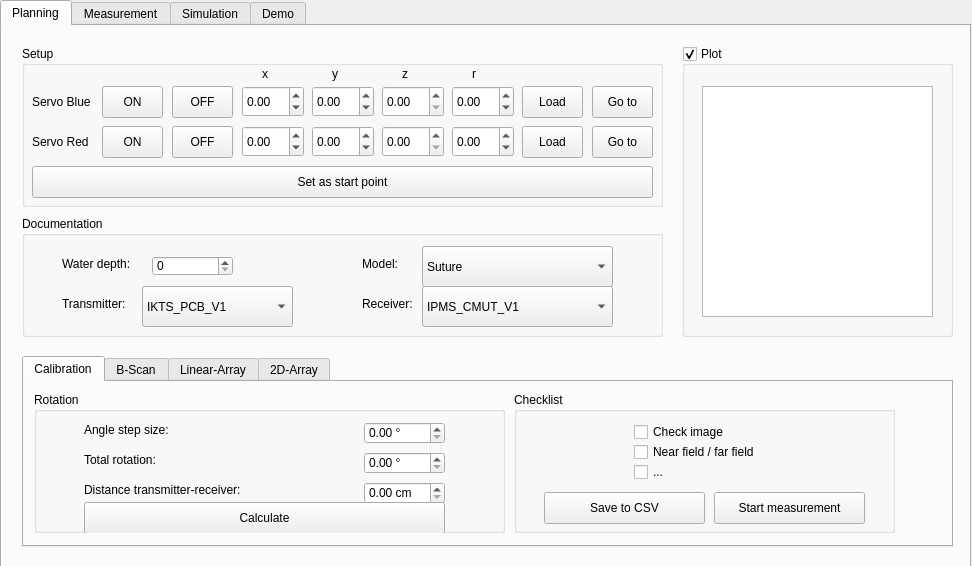
<?xml version="1.0" encoding="UTF-8"?>
<ui version="4.0">
 <class>Form</class>
 <widget class="QWidget" name="Form">
  <property name="geometry">
   <rect>
    <x>0</x>
    <y>0</y>
    <width>972</width>
    <height>566</height>
   </rect>
  </property>
  <property name="sizePolicy">
   <sizepolicy hsizetype="Expanding" vsizetype="Expanding">
    <horstretch>0</horstretch>
    <verstretch>0</verstretch>
   </sizepolicy>
  </property>
  <property name="windowTitle">
   <string>Form</string>
  </property>
  <widget class="QTabWidget" name="tab_widget">
   <property name="geometry">
    <rect>
     <x>0</x>
     <y>0</y>
     <width>971</width>
     <height>571</height>
    </rect>
   </property>
   <property name="font">
    <font>
     <strikeout>false</strikeout>
    </font>
   </property>
   <property name="cursor">
    <cursorShape>ArrowCursor</cursorShape>
   </property>
   <property name="tabPosition">
    <enum>QTabWidget::North</enum>
   </property>
   <property name="currentIndex">
    <number>0</number>
   </property>
   <property name="usesScrollButtons">
    <bool>false</bool>
   </property>
   <property name="tabBarAutoHide">
    <bool>false</bool>
   </property>
   <widget class="QWidget" name="tab_planning">
    <property name="sizePolicy">
     <sizepolicy hsizetype="Expanding" vsizetype="Expanding">
      <horstretch>0</horstretch>
      <verstretch>0</verstretch>
     </sizepolicy>
    </property>
    <attribute name="title">
     <string>Planning</string>
    </attribute>
    <widget class="QTabWidget" name="tabWidget_2">
     <property name="geometry">
      <rect>
       <x>20</x>
       <y>330</y>
       <width>931</width>
       <height>191</height>
      </rect>
     </property>
     <property name="currentIndex">
      <number>0</number>
     </property>
     <widget class="QWidget" name="tab_7">
      <attribute name="title">
       <string>Calibration</string>
      </attribute>
      <widget class="QGroupBox" name="group_rotation">
       <property name="geometry">
        <rect>
         <x>10</x>
         <y>10</y>
         <width>471</width>
         <height>141</height>
        </rect>
       </property>
       <property name="title">
        <string>Rotation</string>
       </property>
       <widget class="QLabel" name="label_7">
        <property name="geometry">
         <rect>
          <x>50</x>
          <y>30</y>
          <width>101</width>
          <height>16</height>
         </rect>
        </property>
        <property name="text">
         <string>Angle step size:</string>
        </property>
       </widget>
       <widget class="QLabel" name="label_8">
        <property name="geometry">
         <rect>
          <x>50</x>
          <y>60</y>
          <width>101</width>
          <height>16</height>
         </rect>
        </property>
        <property name="text">
         <string>Total rotation:</string>
        </property>
       </widget>
       <widget class="QLabel" name="label_9">
        <property name="geometry">
         <rect>
          <x>50</x>
          <y>90</y>
          <width>201</width>
          <height>16</height>
         </rect>
        </property>
        <property name="text">
         <string>Distance transmitter-receiver:</string>
        </property>
       </widget>
       <widget class="QDoubleSpinBox" name="rotation_angle_step_size">
        <property name="geometry">
         <rect>
          <x>330</x>
          <y>30</y>
          <width>81</width>
          <height>22</height>
         </rect>
        </property>
        <property name="suffix">
         <string> °</string>
        </property>
       </widget>
       <widget class="QDoubleSpinBox" name="rotation_total_rotation">
        <property name="geometry">
         <rect>
          <x>330</x>
          <y>60</y>
          <width>81</width>
          <height>22</height>
         </rect>
        </property>
        <property name="suffix">
         <string> °</string>
        </property>
        <property name="maximum">
         <double>360.000000000000000</double>
        </property>
       </widget>
       <widget class="QDoubleSpinBox" name="rotation_distance">
        <property name="geometry">
         <rect>
          <x>330</x>
          <y>90</y>
          <width>81</width>
          <height>22</height>
         </rect>
        </property>
        <property name="suffix">
         <string> cm</string>
        </property>
       </widget>
       <widget class="QPushButton" name="rotation_calculate">
        <property name="geometry">
         <rect>
          <x>50</x>
          <y>110</y>
          <width>361</width>
          <height>32</height>
         </rect>
        </property>
        <property name="text">
         <string>Calculate</string>
        </property>
       </widget>
      </widget>
      <widget class="QGroupBox" name="groupBox_8">
       <property name="geometry">
        <rect>
         <x>490</x>
         <y>10</y>
         <width>381</width>
         <height>141</height>
        </rect>
       </property>
       <property name="title">
        <string>Checklist</string>
       </property>
       <widget class="QCheckBox" name="checkBox">
        <property name="geometry">
         <rect>
          <x>120</x>
          <y>30</y>
          <width>161</width>
          <height>20</height>
         </rect>
        </property>
        <property name="text">
         <string>Check image</string>
        </property>
       </widget>
       <widget class="QCheckBox" name="checkBox_2">
        <property name="geometry">
         <rect>
          <x>120</x>
          <y>50</y>
          <width>161</width>
          <height>20</height>
         </rect>
        </property>
        <property name="text">
         <string>Near field / far field</string>
        </property>
       </widget>
       <widget class="QCheckBox" name="checkBox_3">
        <property name="geometry">
         <rect>
          <x>120</x>
          <y>70</y>
          <width>161</width>
          <height>20</height>
         </rect>
        </property>
        <property name="text">
         <string>...</string>
        </property>
       </widget>
       <widget class="QPushButton" name="checklist_start_measurement">
        <property name="geometry">
         <rect>
          <x>200</x>
          <y>100</y>
          <width>151</width>
          <height>32</height>
         </rect>
        </property>
        <property name="text">
         <string>Start measurement</string>
        </property>
       </widget>
       <widget class="QPushButton" name="checklist_save_csv">
        <property name="geometry">
         <rect>
          <x>30</x>
          <y>100</y>
          <width>161</width>
          <height>32</height>
         </rect>
        </property>
        <property name="text">
         <string>Save to CSV</string>
        </property>
       </widget>
      </widget>
     </widget>
     <widget class="QWidget" name="tab_8">
      <attribute name="title">
       <string>B-Scan</string>
      </attribute>
     </widget>
     <widget class="QWidget" name="tab_9">
      <attribute name="title">
       <string>Linear-Array</string>
      </attribute>
     </widget>
     <widget class="QWidget" name="tab_10">
      <attribute name="title">
       <string>2D-Array</string>
      </attribute>
     </widget>
    </widget>
    <widget class="QGroupBox" name="group_setup">
     <property name="geometry">
      <rect>
       <x>20</x>
       <y>20</y>
       <width>641</width>
       <height>161</height>
      </rect>
     </property>
     <property name="title">
      <string>Setup</string>
     </property>
     <widget class="QLabel" name="label_10">
      <property name="geometry">
       <rect>
        <x>240</x>
        <y>20</y>
        <width>31</width>
        <height>16</height>
       </rect>
      </property>
      <property name="text">
       <string>x</string>
      </property>
     </widget>
     <widget class="QLabel" name="label_11">
      <property name="geometry">
       <rect>
        <x>310</x>
        <y>20</y>
        <width>31</width>
        <height>16</height>
       </rect>
      </property>
      <property name="text">
       <string>y</string>
      </property>
     </widget>
     <widget class="QLabel" name="label_12">
      <property name="geometry">
       <rect>
        <x>380</x>
        <y>20</y>
        <width>31</width>
        <height>16</height>
       </rect>
      </property>
      <property name="text">
       <string>z</string>
      </property>
     </widget>
     <widget class="QLabel" name="label_13">
      <property name="geometry">
       <rect>
        <x>450</x>
        <y>20</y>
        <width>31</width>
        <height>16</height>
       </rect>
      </property>
      <property name="text">
       <string>r</string>
      </property>
     </widget>
     <widget class="QPushButton" name="setup_load_blue">
      <property name="geometry">
       <rect>
        <x>500</x>
        <y>40</y>
        <width>61</width>
        <height>32</height>
       </rect>
      </property>
      <property name="text">
       <string>Load</string>
      </property>
     </widget>
     <widget class="QPushButton" name="setup_goto_blue">
      <property name="geometry">
       <rect>
        <x>570</x>
        <y>40</y>
        <width>61</width>
        <height>32</height>
       </rect>
      </property>
      <property name="text">
       <string>Go to</string>
      </property>
     </widget>
     <widget class="QPushButton" name="setup_goto_red">
      <property name="geometry">
       <rect>
        <x>570</x>
        <y>80</y>
        <width>61</width>
        <height>32</height>
       </rect>
      </property>
      <property name="text">
       <string>Go to</string>
      </property>
     </widget>
     <widget class="QPushButton" name="setup_load_red">
      <property name="geometry">
       <rect>
        <x>500</x>
        <y>80</y>
        <width>61</width>
        <height>32</height>
       </rect>
      </property>
      <property name="text">
       <string>Load</string>
      </property>
     </widget>
     <widget class="QPushButton" name="setup_servo_red_on">
      <property name="geometry">
       <rect>
        <x>80</x>
        <y>80</y>
        <width>61</width>
        <height>32</height>
       </rect>
      </property>
      <property name="text">
       <string>ON</string>
      </property>
     </widget>
     <widget class="QLabel" name="label_21">
      <property name="geometry">
       <rect>
        <x>10</x>
        <y>80</y>
        <width>71</width>
        <height>31</height>
       </rect>
      </property>
      <property name="text">
       <string>Servo Red</string>
      </property>
     </widget>
     <widget class="QPushButton" name="setup_servo_red_off">
      <property name="geometry">
       <rect>
        <x>150</x>
        <y>80</y>
        <width>61</width>
        <height>32</height>
       </rect>
      </property>
      <property name="text">
       <string>OFF</string>
      </property>
     </widget>
     <widget class="QPushButton" name="setup_servo_blue_on">
      <property name="geometry">
       <rect>
        <x>80</x>
        <y>40</y>
        <width>61</width>
        <height>32</height>
       </rect>
      </property>
      <property name="text">
       <string>ON</string>
      </property>
     </widget>
     <widget class="QLabel" name="label_22">
      <property name="geometry">
       <rect>
        <x>10</x>
        <y>40</y>
        <width>71</width>
        <height>31</height>
       </rect>
      </property>
      <property name="text">
       <string>Servo Blue</string>
      </property>
     </widget>
     <widget class="QPushButton" name="setup_servo_blue_off">
      <property name="geometry">
       <rect>
        <x>150</x>
        <y>40</y>
        <width>61</width>
        <height>32</height>
       </rect>
      </property>
      <property name="text">
       <string>OFF</string>
      </property>
     </widget>
     <widget class="QDoubleSpinBox" name="setup_blue_x">
      <property name="geometry">
       <rect>
        <x>220</x>
        <y>40</y>
        <width>62</width>
        <height>31</height>
       </rect>
      </property>
      <property name="suffix">
       <string/>
      </property>
      <property name="minimum">
       <double>-1000.000000000000000</double>
      </property>
      <property name="maximum">
       <double>1000.000000000000000</double>
      </property>
     </widget>
     <widget class="QDoubleSpinBox" name="setup_red_x">
      <property name="geometry">
       <rect>
        <x>220</x>
        <y>80</y>
        <width>62</width>
        <height>31</height>
       </rect>
      </property>
      <property name="minimum">
       <double>-1000.000000000000000</double>
      </property>
      <property name="maximum">
       <double>1000.000000000000000</double>
      </property>
     </widget>
     <widget class="QDoubleSpinBox" name="setup_red_y">
      <property name="geometry">
       <rect>
        <x>290</x>
        <y>80</y>
        <width>62</width>
        <height>31</height>
       </rect>
      </property>
      <property name="minimum">
       <double>-1000.000000000000000</double>
      </property>
      <property name="maximum">
       <double>1000.000000000000000</double>
      </property>
     </widget>
     <widget class="QDoubleSpinBox" name="setup_blue_y">
      <property name="geometry">
       <rect>
        <x>290</x>
        <y>40</y>
        <width>62</width>
        <height>31</height>
       </rect>
      </property>
      <property name="minimum">
       <double>-1000.000000000000000</double>
      </property>
      <property name="maximum">
       <double>1000.000000000000000</double>
      </property>
     </widget>
     <widget class="QDoubleSpinBox" name="setup_red_z">
      <property name="geometry">
       <rect>
        <x>360</x>
        <y>80</y>
        <width>62</width>
        <height>31</height>
       </rect>
      </property>
      <property name="minimum">
       <double>0.000000000000000</double>
      </property>
      <property name="maximum">
       <double>1000.000000000000000</double>
      </property>
     </widget>
     <widget class="QDoubleSpinBox" name="setup_blue_z">
      <property name="geometry">
       <rect>
        <x>360</x>
        <y>40</y>
        <width>62</width>
        <height>31</height>
       </rect>
      </property>
      <property name="minimum">
       <double>0.000000000000000</double>
      </property>
      <property name="maximum">
       <double>1000.000000000000000</double>
      </property>
     </widget>
     <widget class="QDoubleSpinBox" name="setup_red_r">
      <property name="geometry">
       <rect>
        <x>430</x>
        <y>80</y>
        <width>62</width>
        <height>31</height>
       </rect>
      </property>
      <property name="minimum">
       <double>-1000.000000000000000</double>
      </property>
      <property name="maximum">
       <double>1000.000000000000000</double>
      </property>
     </widget>
     <widget class="QDoubleSpinBox" name="setup_blue_r">
      <property name="geometry">
       <rect>
        <x>430</x>
        <y>40</y>
        <width>62</width>
        <height>31</height>
       </rect>
      </property>
      <property name="minimum">
       <double>-1000.000000000000000</double>
      </property>
      <property name="maximum">
       <double>1000.000000000000000</double>
      </property>
     </widget>
     <widget class="QPushButton" name="setup_set_start_point">
      <property name="geometry">
       <rect>
        <x>10</x>
        <y>120</y>
        <width>621</width>
        <height>32</height>
       </rect>
      </property>
      <property name="text">
       <string>Set as start point</string>
      </property>
     </widget>
     <zorder>label_10</zorder>
     <zorder>label_11</zorder>
     <zorder>label_12</zorder>
     <zorder>label_13</zorder>
     <zorder>setup_load_blue</zorder>
     <zorder>setup_goto_blue</zorder>
     <zorder>setup_goto_red</zorder>
     <zorder>setup_load_red</zorder>
     <zorder>setup_servo_red_on</zorder>
     <zorder>label_21</zorder>
     <zorder>setup_servo_red_off</zorder>
     <zorder>setup_servo_blue_on</zorder>
     <zorder>label_22</zorder>
     <zorder>setup_servo_blue_off</zorder>
     <zorder>setup_red_x</zorder>
     <zorder>setup_red_y</zorder>
     <zorder>setup_blue_y</zorder>
     <zorder>setup_red_z</zorder>
     <zorder>setup_blue_z</zorder>
     <zorder>setup_red_r</zorder>
     <zorder>setup_blue_r</zorder>
     <zorder>setup_set_start_point</zorder>
     <zorder>setup_blue_x</zorder>
    </widget>
    <widget class="QGroupBox" name="groupBox_10">
     <property name="geometry">
      <rect>
       <x>680</x>
       <y>20</y>
       <width>271</width>
       <height>291</height>
      </rect>
     </property>
     <property name="title">
      <string>Plot</string>
     </property>
     <property name="checkable">
      <bool>true</bool>
     </property>
     <widget class="QGraphicsView" name="graphicsView_5">
      <property name="geometry">
       <rect>
        <x>20</x>
        <y>40</y>
        <width>231</width>
        <height>231</height>
       </rect>
      </property>
     </widget>
    </widget>
    <widget class="QGroupBox" name="group_documentation">
     <property name="geometry">
      <rect>
       <x>20</x>
       <y>190</y>
       <width>641</width>
       <height>121</height>
      </rect>
     </property>
     <property name="title">
      <string>Documentation</string>
     </property>
     <widget class="QLabel" name="label_17">
      <property name="geometry">
       <rect>
        <x>40</x>
        <y>80</y>
        <width>91</width>
        <height>16</height>
       </rect>
      </property>
      <property name="text">
       <string>Transmitter:</string>
      </property>
     </widget>
     <widget class="QComboBox" name="comboBox_2">
      <property name="geometry">
       <rect>
        <x>120</x>
        <y>70</y>
        <width>151</width>
        <height>41</height>
       </rect>
      </property>
      <item>
       <property name="text">
        <string>IKTS_PCB_V1</string>
       </property>
      </item>
      <item>
       <property name="text">
        <string>IKTS_PCB_V2</string>
       </property>
      </item>
     </widget>
     <widget class="QLabel" name="label_15">
      <property name="geometry">
       <rect>
        <x>40</x>
        <y>40</y>
        <width>91</width>
        <height>16</height>
       </rect>
      </property>
      <property name="text">
       <string>Water depth:</string>
      </property>
     </widget>
     <widget class="QSpinBox" name="spinBox_14">
      <property name="geometry">
       <rect>
        <x>130</x>
        <y>40</y>
        <width>81</width>
        <height>20</height>
       </rect>
      </property>
     </widget>
     <widget class="QLabel" name="label_18">
      <property name="geometry">
       <rect>
        <x>340</x>
        <y>80</y>
        <width>91</width>
        <height>16</height>
       </rect>
      </property>
      <property name="text">
       <string>Receiver:</string>
      </property>
     </widget>
     <widget class="QComboBox" name="comboBox">
      <property name="geometry">
       <rect>
        <x>400</x>
        <y>30</y>
        <width>191</width>
        <height>41</height>
       </rect>
      </property>
      <item>
       <property name="text">
        <string>Suture</string>
       </property>
      </item>
      <item>
       <property name="text">
        <string>Tissue</string>
       </property>
      </item>
     </widget>
     <widget class="QComboBox" name="comboBox_3">
      <property name="geometry">
       <rect>
        <x>400</x>
        <y>70</y>
        <width>191</width>
        <height>41</height>
       </rect>
      </property>
      <item>
       <property name="text">
        <string>IPMS_CMUT_V1</string>
       </property>
      </item>
      <item>
       <property name="text">
        <string>IPMS_CMUT_V2</string>
       </property>
      </item>
     </widget>
     <widget class="QLabel" name="label_16">
      <property name="geometry">
       <rect>
        <x>340</x>
        <y>40</y>
        <width>91</width>
        <height>16</height>
       </rect>
      </property>
      <property name="text">
       <string>Model:</string>
      </property>
     </widget>
    </widget>
   </widget>
   <widget class="QWidget" name="tab_measurement">
    <property name="sizePolicy">
     <sizepolicy hsizetype="Expanding" vsizetype="Expanding">
      <horstretch>0</horstretch>
      <verstretch>0</verstretch>
     </sizepolicy>
    </property>
    <attribute name="title">
     <string>Measurement</string>
    </attribute>
    <widget class="QGroupBox" name="group_mode">
     <property name="geometry">
      <rect>
       <x>40</x>
       <y>40</y>
       <width>161</width>
       <height>171</height>
      </rect>
     </property>
     <property name="sizePolicy">
      <sizepolicy hsizetype="Expanding" vsizetype="Expanding">
       <horstretch>0</horstretch>
       <verstretch>0</verstretch>
      </sizepolicy>
     </property>
     <property name="title">
      <string>Mode</string>
     </property>
     <widget class="QRadioButton" name="mode_loadcsv">
      <property name="geometry">
       <rect>
        <x>20</x>
        <y>40</y>
        <width>131</width>
        <height>20</height>
       </rect>
      </property>
      <property name="text">
       <string>Execute planned</string>
      </property>
     </widget>
     <widget class="QRadioButton" name="mode_planned">
      <property name="geometry">
       <rect>
        <x>20</x>
        <y>60</y>
        <width>99</width>
        <height>20</height>
       </rect>
      </property>
      <property name="text">
       <string>Load CSV</string>
      </property>
     </widget>
    </widget>
    <widget class="QGroupBox" name="group_control">
     <property name="geometry">
      <rect>
       <x>210</x>
       <y>40</y>
       <width>251</width>
       <height>171</height>
      </rect>
     </property>
     <property name="sizePolicy">
      <sizepolicy hsizetype="Expanding" vsizetype="Expanding">
       <horstretch>0</horstretch>
       <verstretch>0</verstretch>
      </sizepolicy>
     </property>
     <property name="title">
      <string>Control</string>
     </property>
     <widget class="QPushButton" name="control_play">
      <property name="geometry">
       <rect>
        <x>20</x>
        <y>30</y>
        <width>201</width>
        <height>32</height>
       </rect>
      </property>
      <property name="text">
       <string>⏯</string>
      </property>
     </widget>
     <widget class="QPushButton" name="control_stop">
      <property name="geometry">
       <rect>
        <x>20</x>
        <y>60</y>
        <width>201</width>
        <height>32</height>
       </rect>
      </property>
      <property name="text">
       <string>⏹</string>
      </property>
     </widget>
     <widget class="QPushButton" name="control_servo_blue_on">
      <property name="geometry">
       <rect>
        <x>90</x>
        <y>90</y>
        <width>61</width>
        <height>32</height>
       </rect>
      </property>
      <property name="text">
       <string>ON</string>
      </property>
     </widget>
     <widget class="QLabel" name="label_19">
      <property name="geometry">
       <rect>
        <x>20</x>
        <y>90</y>
        <width>71</width>
        <height>31</height>
       </rect>
      </property>
      <property name="text">
       <string>Servo Blue</string>
      </property>
     </widget>
     <widget class="QPushButton" name="control_servo_blue_off">
      <property name="geometry">
       <rect>
        <x>160</x>
        <y>90</y>
        <width>61</width>
        <height>32</height>
       </rect>
      </property>
      <property name="text">
       <string>OFF</string>
      </property>
     </widget>
     <widget class="QLabel" name="label_20">
      <property name="geometry">
       <rect>
        <x>20</x>
        <y>120</y>
        <width>71</width>
        <height>31</height>
       </rect>
      </property>
      <property name="text">
       <string>Servo Red</string>
      </property>
     </widget>
     <widget class="QPushButton" name="control_servo_red_on">
      <property name="geometry">
       <rect>
        <x>90</x>
        <y>120</y>
        <width>61</width>
        <height>32</height>
       </rect>
      </property>
      <property name="text">
       <string>ON</string>
      </property>
     </widget>
     <widget class="QPushButton" name="control_servo_red_off">
      <property name="geometry">
       <rect>
        <x>160</x>
        <y>120</y>
        <width>61</width>
        <height>32</height>
       </rect>
      </property>
      <property name="text">
       <string>OFF</string>
      </property>
     </widget>
    </widget>
    <widget class="QGroupBox" name="group_status">
     <property name="geometry">
      <rect>
       <x>480</x>
       <y>40</y>
       <width>451</width>
       <height>171</height>
      </rect>
     </property>
     <property name="sizePolicy">
      <sizepolicy hsizetype="Expanding" vsizetype="Expanding">
       <horstretch>0</horstretch>
       <verstretch>0</verstretch>
      </sizepolicy>
     </property>
     <property name="title">
      <string>Status</string>
     </property>
     <property name="checkable">
      <bool>true</bool>
     </property>
     <widget class="QLabel" name="label">
      <property name="geometry">
       <rect>
        <x>100</x>
        <y>40</y>
        <width>58</width>
        <height>16</height>
       </rect>
      </property>
      <property name="text">
       <string>cMUT</string>
      </property>
     </widget>
     <widget class="QLabel" name="label_2">
      <property name="geometry">
       <rect>
        <x>100</x>
        <y>70</y>
        <width>58</width>
        <height>16</height>
       </rect>
      </property>
      <property name="text">
       <string>Piezo</string>
      </property>
     </widget>
     <widget class="QProgressBar" name="status_progressbar">
      <property name="geometry">
       <rect>
        <x>20</x>
        <y>100</y>
        <width>411</width>
        <height>23</height>
       </rect>
      </property>
      <property name="value">
       <number>24</number>
      </property>
     </widget>
     <widget class="QLabel" name="label_4">
      <property name="geometry">
       <rect>
        <x>110</x>
        <y>120</y>
        <width>211</width>
        <height>20</height>
       </rect>
      </property>
      <property name="text">
       <string>X von Y Messungen abgeschlossen</string>
      </property>
     </widget>
     <widget class="QLabel" name="label_3">
      <property name="geometry">
       <rect>
        <x>140</x>
        <y>140</y>
        <width>151</width>
        <height>20</height>
       </rect>
      </property>
      <property name="text">
       <string>Verbleibende Zeit ... min</string>
      </property>
     </widget>
     <widget class="QGraphicsView" name="status_cmut">
      <property name="geometry">
       <rect>
        <x>160</x>
        <y>40</y>
        <width>31</width>
        <height>16</height>
       </rect>
      </property>
     </widget>
     <widget class="QGraphicsView" name="status_piezo">
      <property name="geometry">
       <rect>
        <x>160</x>
        <y>70</y>
        <width>31</width>
        <height>16</height>
       </rect>
      </property>
     </widget>
     <widget class="QLabel" name="label_5">
      <property name="geometry">
       <rect>
        <x>260</x>
        <y>40</y>
        <width>58</width>
        <height>16</height>
       </rect>
      </property>
      <property name="text">
       <string>Servo 1</string>
      </property>
     </widget>
     <widget class="QGraphicsView" name="status_servo1">
      <property name="geometry">
       <rect>
        <x>320</x>
        <y>40</y>
        <width>31</width>
        <height>16</height>
       </rect>
      </property>
     </widget>
     <widget class="QGraphicsView" name="status_servo2">
      <property name="geometry">
       <rect>
        <x>320</x>
        <y>70</y>
        <width>31</width>
        <height>16</height>
       </rect>
      </property>
     </widget>
     <widget class="QLabel" name="label_6">
      <property name="geometry">
       <rect>
        <x>260</x>
        <y>70</y>
        <width>58</width>
        <height>16</height>
       </rect>
      </property>
      <property name="text">
       <string>Servo 2</string>
      </property>
     </widget>
     <widget class="Line" name="line">
      <property name="geometry">
       <rect>
        <x>220</x>
        <y>30</y>
        <width>20</width>
        <height>71</height>
       </rect>
      </property>
      <property name="orientation">
       <enum>Qt::Vertical</enum>
      </property>
     </widget>
    </widget>
    <widget class="QGroupBox" name="group_terminal">
     <property name="geometry">
      <rect>
       <x>40</x>
       <y>240</y>
       <width>891</width>
       <height>271</height>
      </rect>
     </property>
     <property name="sizePolicy">
      <sizepolicy hsizetype="Expanding" vsizetype="Expanding">
       <horstretch>0</horstretch>
       <verstretch>0</verstretch>
      </sizepolicy>
     </property>
     <property name="title">
      <string>Terminal Ausgabe</string>
     </property>
     <property name="checkable">
      <bool>true</bool>
     </property>
     <widget class="QTextBrowser" name="terminal_display">
      <property name="geometry">
       <rect>
        <x>20</x>
        <y>40</y>
        <width>851</width>
        <height>211</height>
       </rect>
      </property>
      <property name="undoRedoEnabled">
       <bool>false</bool>
      </property>
     </widget>
    </widget>
   </widget>
   <widget class="QWidget" name="tab_simulation">
    <attribute name="title">
     <string>Simulation</string>
    </attribute>
   </widget>
   <widget class="QWidget" name="tab_demo">
    <attribute name="title">
     <string>Demo</string>
    </attribute>
   </widget>
  </widget>
 </widget>
 <resources/>
 <connections/>
</ui>
